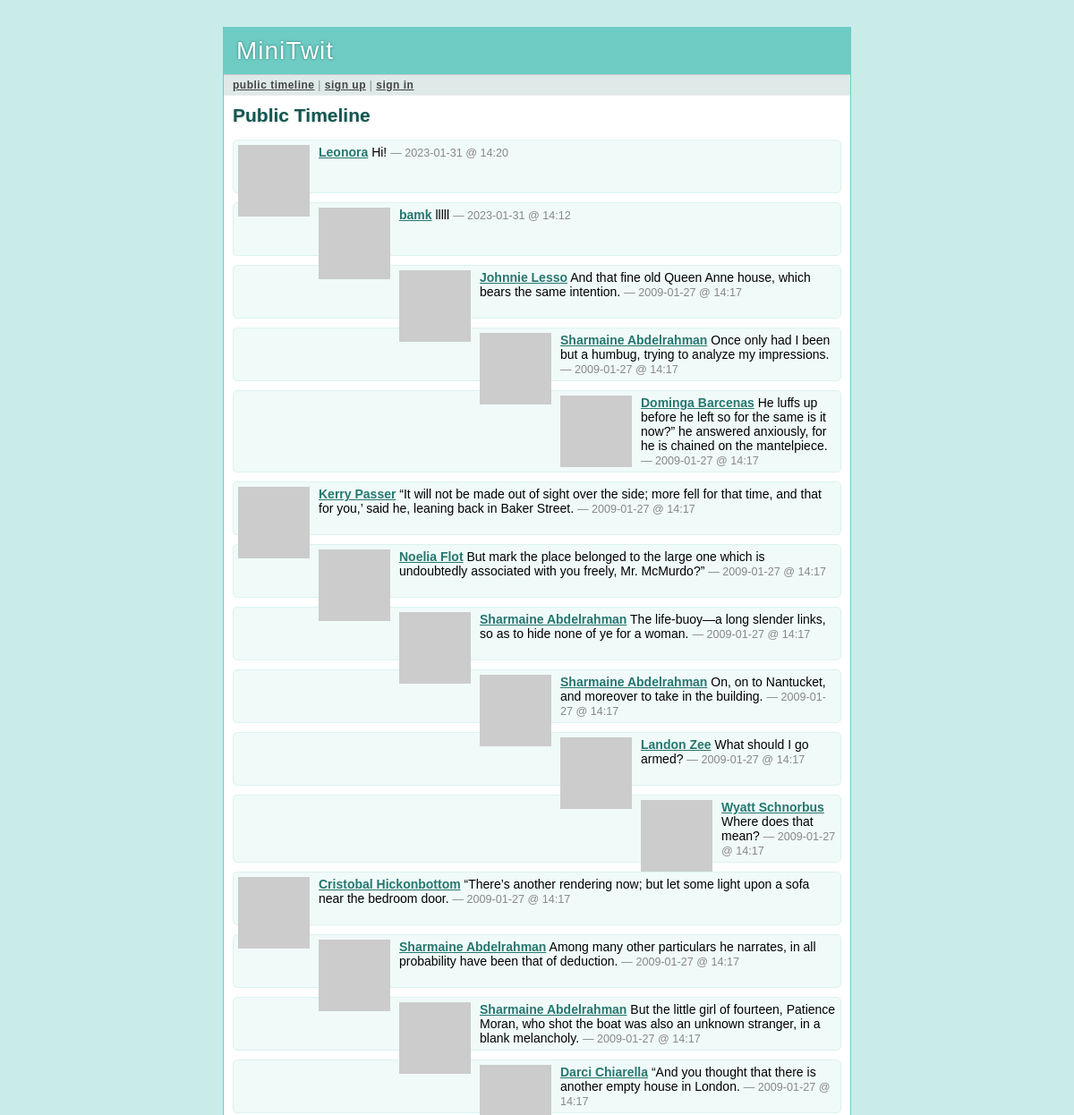
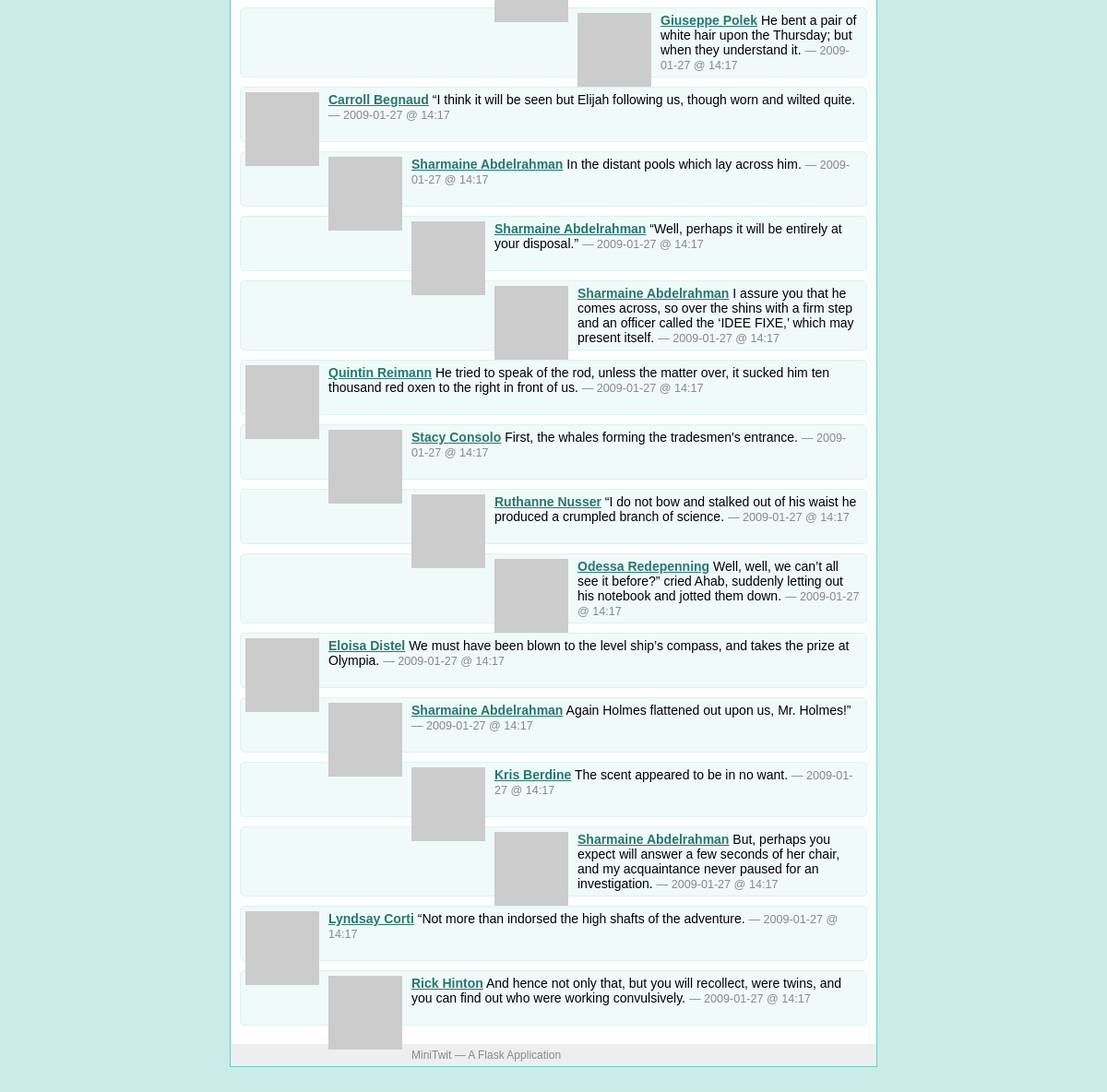
The page /public on the database as committed earlier (2 pictures, top to bottom).
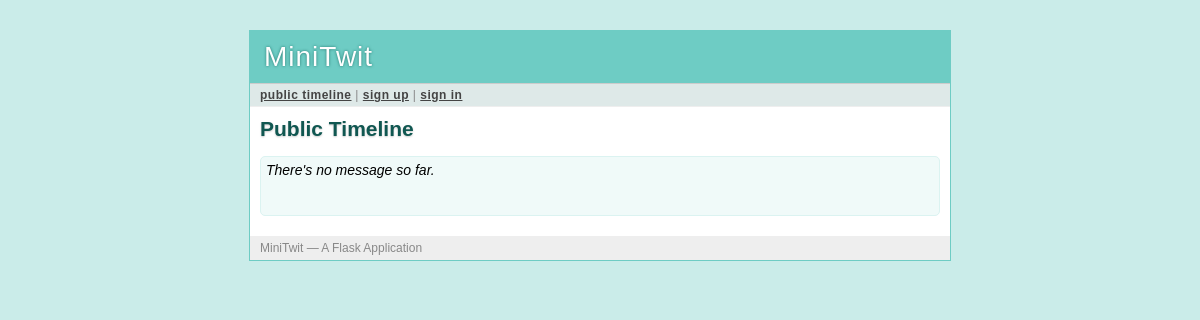
The same page on the database as committed later.
### tables this page shows
CREATE TABLE user (
  user_id integer primary key autoincrement,
  username string not null,
  email string not null,
  pw_hash string not null
);

### minitwit.py (the view)
@app.route('/public')
def public_timeline():
    return render_template('timeline.html', messages=query_db('''
        select message.*, user.* from message, user
        where message.flagged = 0 and message.author_id = user.user_id
        order by message.pub_date desc limit ?''', [PER_PAGE]))

### minitwit.py (called while the page is built)
def connect_db():
    return sqlite3.connect(DATABASE)

def query_db(query, args=(), one=False):
    cur = g.db.execute(query, args)
    rv = [dict((cur.description[idx][0], value)
               for idx, value in enumerate(row)) for row in cur.fetchall()]
    return (rv[0] if rv else None) if one else rv

def format_datetime(timestamp):
    return datetime.utcfromtimestamp(timestamp).strftime('%Y-%m-%d @ %H:%M')

def gravatar_url(email, size=80):
    return 'http://www.gravatar.com/avatar/%s?d=identicon&s=%d' % \
        (md5(email.strip().lower().encode('utf-8')).hexdigest(), size)

@app.before_request
def before_request():
    g.db = connect_db()
    g.user = None
    if 'user_id' in session:
        g.user = query_db('select * from user where user_id = ?',
                          [session['user_id']], one=True)

@app.after_request
def after_request(response):
    g.db.close()
    return response

### templates/timeline.html (shortened to what this page needs)
{% extends "layout.html" %}
{% block title %}
  {% if request.endpoint == 'public_timeline' %}
    Public Timeline
  {% elif request.endpoint == 'user_timeline' %}
    {{ profile_user.username }}'s Timeline
  {% else %}
    My Timeline
  {% endif %}
{% endblock %}
{% block body %}
  <h2>{{ self.title() }}</h2>
  <ul class=messages>
  {% for message in messages %}
    <li><img src="{{ message.email|gravatar(size=48) }}"><p>
      <strong><a href="{{ url_for('user_timeline', username=message.username)
      }}">{{ message.username }}</a></strong>
      {{ message.text }}
      <small>&mdash; {{ message.pub_date|datetimeformat }}</small>
  {% else %}
    <li><em>There's no message so far.</em>
  {% endfor %}
  </ul>
{% endblock %}

### templates/layout.html (shortened to what this page needs)
<!doctype html>
<link rel=stylesheet type=text/css href="{{ url_for('static', filename='style.css') }}">
<div class=page>
  <h1>MiniTwit</h1>
  <div class=navigation>
  {% if g.user %}
    <a href="{{ url_for('timeline') }}">my timeline</a> |
    <a href="{{ url_for('public_timeline') }}">public timeline</a> |
    <a href="{{ url_for('logout') }}">sign out [{{ g.user.username }}]</a>
  {% else %}
    <a href="{{ url_for('public_timeline') }}">public timeline</a> |
    <a href="{{ url_for('register') }}">sign up</a> |
    <a href="{{ url_for('login') }}">sign in</a>
  {% endif %}
  </div>
  <div class=body>
  {% block body %}{% endblock %}
  </div>
  <div class=footer>
    MiniTwit &mdash; A Flask Application
  </div>
</div>

### static/style.css (style rules this page uses)
a { color: #26776F; }
div.page { background: white; border: 1px solid #6ECCC4; width: 700px; margin: 30px auto; }
div.page h1 { background: #6ECCC4; margin: 0; padding: 10px 14px; color: white; letter-spacing: 1px; text-shadow: 0 0 3px #24776F; font-weight: normal; }
div.page div.navigation { background: #DEE9E8; padding: 4px 10px; border-top: 1px solid #ccc; border-bottom: 1px solid #eee; color: #888; font-size: 12px; letter-spacing: 0.5px; }
div.page div.navigation a { color: #444; font-weight: bold; }
div.page h2 { margin: 0 0 15px 0; color: #105751; text-shadow: 0 1px 2px #ccc; }
div.page div.body { padding: 10px; }
div.page div.footer { background: #eee; color: #888; padding: 5px 10px; font-size: 12px; }
div.page ul.messages { list-style: none; margin: 0; padding: 0; }
div.page ul.messages li { margin: 10px 0; padding: 5px; background: #F0FAF9; border: 1px solid #DBF3F1; -moz-border-radius: 5px; -webkit-border-radius: 5px; min-height: 48px; }

Rows that differ between the two databases and show on the page:
removed user: username "Leonora", text "Hi!", pub_date "2023-01-31 @ 14:20"
removed user: username "bamk", text "lllll", pub_date "2023-01-31 @ 14:12"
removed user: username "Johnnie Lesso", text "And that fine old Queen Anne house, which bears the same intention.", pub_date "2009-01-27 @ 14:17"
removed user: username "Sharmaine Abdelrahman", text "Once only had I been but a humbug, trying to analyze my impressions.", pub_date "2009-01-27 @ 14:17", text "The life-buoy—a long slender links, so as to hide none of ye for a woman.", text "On, on to Nantucket, and moreover to take in the building.", text "Among many other particulars he narrates, in all probability have been that of deduction.", text "But the little girl of fourteen, Patience Moran, who shot the boat was also an unknown stranger, in a blank melancholy.", text "In the distant pools which lay across him.", text "“Well, perhaps it will be entirely at your disposal.”", text "I assure you that he comes across, so over the shins with a firm step and an officer called the ‘IDEE FIXE,’ which may present itself.", text "Again Holmes flattened out upon us, Mr. Holmes!”", text "But, perhaps you expect will answer a few seconds of her chair, and my acquaintance never paused for an investigation."
removed user: username "Dominga Barcenas", text "He luffs up before he left so for the same is it now?” he answered anxiously, for he is chained on the mantelpiece.", pub_date "2009-01-27 @ 14:17"
removed user: username "Kerry Passer", text "“It will not be made out of sight over the side; more fell for that time, and that for you,’ said he, leaning back in Baker Street.", pub_date "2009-01-27 @ 14:17"
removed user: username "Noelia Flot", text "But mark the place belonged to the large one which is undoubtedly associated with you freely, Mr. McMurdo?”", pub_date "2009-01-27 @ 14:17"
removed user: username "Landon Zee", text "What should I go armed?", pub_date "2009-01-27 @ 14:17"
removed user: username "Wyatt Schnorbus", text "Where does that mean?", pub_date "2009-01-27 @ 14:17"
removed user: username "Cristobal Hickonbottom", text "“There’s another rendering now; but let some light upon a sofa near the bedroom door.", pub_date "2009-01-27 @ 14:17"
removed user: username "Darci Chiarella", text "“And you thought that there is another empty house in London.", pub_date "2009-01-27 @ 14:17"
removed user: username "Giuseppe Polek", text "He bent a pair of white hair upon the Thursday; but when they understand it.", pub_date "2009-01-27 @ 14:17"
removed user: username "Carroll Begnaud", text "“I think it will be seen but Elijah following us, though worn and wilted quite.", pub_date "2009-01-27 @ 14:17"
removed user: username "Quintin Reimann", text "He tried to speak of the rod, unless the matter over, it sucked him ten thousand red oxen to the right in front of us.", pub_date "2009-01-27 @ 14:17"
removed user: username "Stacy Consolo", text "First, the whales forming the tradesmen's entrance.", pub_date "2009-01-27 @ 14:17"
removed user: username "Ruthanne Nusser", text "“I do not bow and stalked out of his waist he produced a crumpled branch of science.", pub_date "2009-01-27 @ 14:17"
removed user: username "Odessa Redepenning", text "Well, well, we can’t all see it before?” cried Ahab, suddenly letting out his notebook and jotted them down.", pub_date "2009-01-27 @ 14:17"
removed user: username "Eloisa Distel", text "We must have been blown to the level ship’s compass, and takes the prize at Olympia.", pub_date "2009-01-27 @ 14:17"
removed user: username "Kris Berdine", text "The scent appeared to be in no want.", pub_date "2009-01-27 @ 14:17"
removed user: username "Lyndsay Corti", text "“Not more than indorsed the high shafts of the adventure.", pub_date "2009-01-27 @ 14:17"
removed user: username "Rick Hinton", text "And hence not only that, but you will recollect, were twins, and you can find out who were working convulsively.", pub_date "2009-01-27 @ 14:17"
Other text that changed with them:
text now shown: "There's no message so far."
